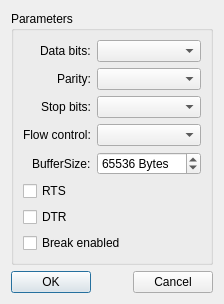
<?xml version="1.0" encoding="UTF-8"?>
<ui version="4.0">
 <class>DialogPortSettings</class>
 <widget class="QDialog" name="DialogPortSettings">
  <property name="windowModality">
   <enum>Qt::WindowModal</enum>
  </property>
  <property name="geometry">
   <rect>
    <x>0</x>
    <y>0</y>
    <width>224</width>
    <height>275</height>
   </rect>
  </property>
  <property name="windowTitle">
   <string extracomment="Параметры порта">Port parameters</string>
  </property>
  <layout class="QVBoxLayout" name="verticalLayout">
   <item>
    <widget class="QGroupBox" name="parametersBox">
     <property name="title">
      <string extracomment="Параметры">Parameters</string>
     </property>
     <layout class="QFormLayout" name="formLayout">
      <property name="fieldGrowthPolicy">
       <enum>QFormLayout::AllNonFixedFieldsGrow</enum>
      </property>
      <property name="labelAlignment">
       <set>Qt::AlignRight|Qt::AlignTrailing|Qt::AlignVCenter</set>
      </property>
      <item row="0" column="0">
       <widget class="QLabel" name="dataBitsLabel">
        <property name="text">
         <string>Data bits:</string>
        </property>
       </widget>
      </item>
      <item row="0" column="1">
       <widget class="QComboBox" name="dataBitsBox"/>
      </item>
      <item row="1" column="0">
       <widget class="QLabel" name="parityLabel">
        <property name="text">
         <string>Parity:</string>
        </property>
       </widget>
      </item>
      <item row="1" column="1">
       <widget class="QComboBox" name="parityBox"/>
      </item>
      <item row="2" column="0">
       <widget class="QLabel" name="stopBitsLabel">
        <property name="text">
         <string>Stop bits:</string>
        </property>
       </widget>
      </item>
      <item row="2" column="1">
       <widget class="QComboBox" name="stopBitsBox"/>
      </item>
      <item row="3" column="0">
       <widget class="QLabel" name="flowControlLabel">
        <property name="text">
         <string>Flow control:</string>
        </property>
       </widget>
      </item>
      <item row="3" column="1">
       <widget class="QComboBox" name="flowControlBox"/>
      </item>
      <item row="4" column="0">
       <widget class="QLabel" name="flowControlLabel_2">
        <property name="text">
         <string>BufferSize:</string>
        </property>
       </widget>
      </item>
      <item row="4" column="1">
       <widget class="QSpinBox" name="sbBuffSize">
        <property name="sizePolicy">
         <sizepolicy hsizetype="Preferred" vsizetype="Fixed">
          <horstretch>0</horstretch>
          <verstretch>0</verstretch>
         </sizepolicy>
        </property>
        <property name="styleSheet">
         <string notr="true"/>
        </property>
        <property name="suffix">
         <string> Bytes</string>
        </property>
        <property name="minimum">
         <number>1</number>
        </property>
        <property name="maximum">
         <number>1000000000</number>
        </property>
        <property name="value">
         <number>65536</number>
        </property>
       </widget>
      </item>
      <item row="5" column="0" colspan="2">
       <widget class="QCheckBox" name="cbRTS">
        <property name="text">
         <string>RTS</string>
        </property>
       </widget>
      </item>
      <item row="6" column="0" colspan="2">
       <widget class="QCheckBox" name="cbDTR">
        <property name="text">
         <string>DTR</string>
        </property>
       </widget>
      </item>
      <item row="7" column="0" colspan="2">
       <widget class="QCheckBox" name="cbBreak">
        <property name="text">
         <string>Break enabled</string>
        </property>
       </widget>
      </item>
     </layout>
    </widget>
   </item>
   <item>
    <layout class="QHBoxLayout" name="horizontalLayout">
     <item>
      <widget class="QPushButton" name="btOK">
       <property name="text">
        <string notr="true">OK</string>
       </property>
      </widget>
     </item>
     <item>
      <spacer name="horizontalSpacer">
       <property name="orientation">
        <enum>Qt::Horizontal</enum>
       </property>
       <property name="sizeHint" stdset="0">
        <size>
         <width>40</width>
         <height>20</height>
        </size>
       </property>
      </spacer>
     </item>
     <item>
      <widget class="QPushButton" name="btCancel">
       <property name="text">
        <string>Cancel</string>
       </property>
      </widget>
     </item>
    </layout>
   </item>
  </layout>
 </widget>
 <resources/>
 <connections/>
</ui>
